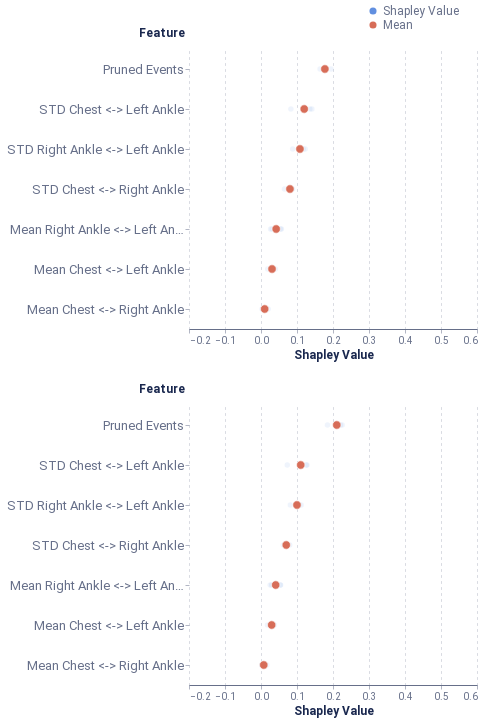

Write notebook code for a chart like this one.
### Markdown cell above
##### Global feature-level

### Code cell
feature_dict = {'path': 'outputs/feature_all_tf.csv', 'rs': 42, 'nsamples': 32000, 'feature_names': model_features, 'plot_features': plot_feats, }
feat_data = feat_explain_all(f, pos_dataset, feature_dict, prun_indexes, average_event, model_features, schema, sequence_id_feat, time_feat)
feat_global_plot = plot_global_feat(feat_data, **feature_dict)
feat_global_plot

### Figure 1 — Vega-Lite specification as saved in the notebook (floating-point values rounded to 4 significant figures)
{"config": {"axis": {"domain": true, "domainColor": "#666F89", "grid": false, "gridCap": "round", "gridColor": "#B3B7C4", "gridDash": [2, 4], "gridWidth": 0.5, "labelColor": "#666F89", "labelFont": "Roboto, Arial, sans-serif", "labelPadding": 2, "tickColor": "#666F89", "tickOpacity": 0.5, "tickSize": 4, "titleColor": "#19274E", "titleFont": "Roboto, Arial, sans-serif", "titleFontSize": 12}, "axisBand": {"domain": true, "labelPadding": 4, "ticks": false}, "axisY": {"domain": false, "titleAlign": "left", "titleAngle": 0, "titleX": -20, "titleY": -10}, "legend": {"labelColor": "#666F89", "labelFont": "Roboto, Arial, sans-serif", "labelFontSize": 12, "symbolSize": 40, "titleColor": "#19274E", "titleFont": "Roboto, Arial, sans-serif", "titleFontSize": 12, "titlePadding": 4}, "arc": {"stroke": "#FFFFFF", "strokeWidth": 1}, "bar": {"fill": "#2770EB", "stroke": null}, "line": {"stroke": "#2770EB", "strokeWidth": 2}, "path": {"stroke": "#2770EB", "strokeWidth": 0.5}, "point": {"fill": "#2770EB", "shape": "circle", "filled": true}, "rect": {"fill": "#2770EB"}, "rule": {"stroke": "#666F89"}, "shape": {"stroke": "#2770EB"}, "text": {"color": "#19274E", "font": "Roboto, Arial, sans-serif", "fontSize": 12}, "range": {"category": ["#2770EB", "#77B98A", "#DA5252", "#FFC400", "#A87AEA", "#00A39E", "#19274E"], "diverging": ["#006360", "#2BB3AE", "#96D9D7", "#FFFFFF", "#EDAAAA", "#DA5252", "#811D1D"], "heatmap": ["#18448F", "#1B4EA5", "#2770EB", "#4C88EE", "#82ACF3", "#A6C4F7", "#E9F1FD"], "ramp": ["#18448F", "#1B4EA5", "#2770EB", "#4C88EE", "#82ACF3", "#A6C4F7", "#E9F1FD"]}, "background": "#FFFFFF", "group": {"fill": "#FFFFFF"}, "header": {"labelColor": "#19274E", "labelFont": "Roboto, Arial, sans-serif", "labelFontSize": 12, "titleColor": "#19274E", "titleFont": "Roboto, Arial, sans-serif", "titleFontSize": 16}, "title": {"anchor": "start", "color": "#19274E", "font": "Roboto, Arial, sans-serif", "fontSize": 20, "fontWeight": "bold", "offset": 20, "subtitleColor": "#19274E", "subtitleFontSize": 16}, "view": {"continuousHeight": 300, "continuousWidth": 400, "stroke": "transparent"}}, "vconcat": [{"mark": {"type": "point", "stroke": "white", "strokeWidth": 0.6}, "encoding": {"color": {"type": "nominal", "field": "type", "legend": {"fillColor": "white", "orient": "bottom-right", "symbolSize": 50, "symbolStrokeWidth": 0, "title": null}, "scale": {"domain": ["Shapley Value", "Mean"], "range": ["#618FE0", "#d76d58"]}}, "opacity": {"condition": {"value": 1.0, "test": "(datum.type === 'Mean')"}, "value": 0.1}, "size": {"condition": {"value": 70, "test": "(datum.type === 'Mean')"}, "value": 30}, "x": {"type": "quantitative", "axis": {"grid": true, "title": "Shapley Value"}, "field": "Shapley Value", "scale": {"domain": [-0.2, 0.6]}}, "y": {"type": "ordinal", "axis": {"labelFontSize": 13, "titleX": -51}, "field": "Feature", "sort": ["Pruned Events", "STD Chest <-> Left Ankle", "STD Right Ankle <-> Left Ankle", "STD Chest <-> Right Ankle", "Mean Right Ankle <-> Left Ankle", "Mean Chest <-> Left Ankle", "Mean Chest <-> Right Ankle"]}}, "height": 280, "width": 288}, {"data": {"name": "data-ffb359e99e308eb583e9ddf9841df0b9"}, "mark": {"type": "point", "stroke": "white", "strokeWidth": 0.6}, "encoding": {"color": {"type": "nominal", "field": "type", "legend": {"fillColor": "white", "orient": "bottom-right", "symbolSize": 50, "symbolStrokeWidth": 0, "title": null}, "scale": {"domain": ["Shapley Value", "Mean"], "range": ["#618FE0", "#d76d58"]}}, "opacity": {"condition": {"value": 1.0, "test": "(datum.type === 'Mean')"}, "value": 0.1}, "size": {"condition": {"value": 70, "test": "(datum.type === 'Mean')"}, "value": 30}, "x": {"type": "quantitative", "axis": {"grid": true, "title": "Shapley Value"}, "field": "Shapley Value", "scale": {"domain": [-0.2, 0.6]}}, "y": {"type": "ordinal", "axis": {"labelFontSize": 13, "titleX": -51}, "field": "Feature", "sort": ["Pruned Events", "STD Chest <-> Left Ankle", "STD Right Ankle <-> Left Ankle", "STD Chest <-> Right Ankle", "Mean Right Ankle <-> Left Ankle", "Mean Chest <-> Left Ankle", "Mean Chest <-> Right Ankle"]}}, "height": 280, "width": 288}], "data": {"name": "data-17ef8e5f96775d64b878c202f4d5caf9"}, "$schema": "https://vega.github.io/schema/vega-lite/v4.8.1.json", "datasets": {"data-17ef8e5f96775d64b878c202f4d5caf9": [{"Shapley Value": 0.01335, "Feature": "Mean Chest <-> Right Ankle", "type": "Shapley Value"}, {"Shapley Value": 0.08763, "Feature": "STD Chest <-> Right Ankle", "type": "Shapley Value"}, {"Shapley Value": 0.0293, "Feature": "Mean Chest <-> Left Ankle", "type": "Shapley Value"}, {"Shapley Value": 0.1414, "Feature": "STD Chest <-> Left Ankle", "type": "Shapley Value"}, {"Shapley Value": 0.02664, "Feature": "Mean Right Ankle <-> Left Ankle", "type": "Shapley Value"}, {"Shapley Value": 0.08791, "Feature": "STD Right Ankle <-> Left Ankle", "type": "Shapley Value"}, {"Shapley Value": 0.1761, "Feature": "Pruned Events", "type": "Shapley Value"}, {"Shapley Value": 0.01998, "Feature": "Mean Chest <-> Right Ankle", "type": "Shapley Value"}, {"Shapley Value": 0.08658, "Feature": "STD Chest <-> Right Ankle", "type": "Shapley Value"}, {"Shapley Value": 0.01849, "Feature": "Mean Chest <-> Left Ankle", "type": "Shapley Value"}, {"Shapley Value": 0.1199, "Feature": "STD Chest <-> Left Ankle", "type": "Shapley Value"}, {"Shapley Value": 0.05673, "Feature": "Mean Right Ankle <-> Left Ankle", "type": "Shapley Value"}, {"Shapley Value": 0.1174, "Feature": "STD Right Ankle <-> Left Ankle", "type": "Shapley Value"}, {"Shapley Value": 0.1944, "Feature": "Pruned Events", "type": "Shapley Value"}, {"Shapley Value": 0.0031, "Feature": "Mean Chest <-> Right Ankle", "type": "Shapley Value"}, {"Shapley Value": 0.06514, "Feature": "STD Chest <-> Right Ankle", "type": "Shapley Value"}, {"Shapley Value": 0.03997, "Feature": "Mean Chest <-> Left Ankle", "type": "Shapley Value"}, {"Shapley Value": 0.1359, "Feature": "STD Chest <-> Left Ankle", "type": "Shapley Value"}, {"Shapley Value": 0.05434, "Feature": "Mean Right Ankle <-> Left Ankle", "type": "Shapley Value"}, {"Shapley Value": 0.1048, "Feature": "STD Right Ankle <-> Left Ankle", "type": "Shapley Value"}, {"Shapley Value": 0.1641, "Feature": "Pruned Events", "type": "Shapley Value"}, {"Shapley Value": 0.004526, "Feature": "Mean Chest <-> Right Ankle", "type": "Shapley Value"}, {"Shapley Value": 0.08243, "Feature": "STD Chest <-> Right Ankle", "type": "Shapley Value"}, {"Shapley Value": 0.03478, "Feature": "Mean Chest <-> Left Ankle", "type": "Shapley Value"}, {"Shapley Value": 0.08301, "Feature": "STD Chest <-> Left Ankle", "type": "Shapley Value"}, {"Shapley Value": 0.03089, "Feature": "Mean Right Ankle <-> Left Ankle", "type": "Shapley Value"}, {"Shapley Value": 0.1228, "Feature": "STD Right Ankle <-> Left Ankle", "type": "Shapley Value"}, {"Shapley Value": 0.1753, "Feature": "Pruned Events", "type": "Shapley Value"}, {"Shapley Value": 0.1775, "Feature": "Pruned Events", "type": "Mean"}, {"Shapley Value": 0.01024, "Feature": "Mean Chest <-> Right Ankle", "type": "Mean"}, {"Shapley Value": 0.03064, "Feature": "Mean Chest <-> Left Ankle", "type": "Mean"}, {"Shapley Value": 0.04215, "Feature": "Mean Right Ankle <-> Left Ankle", "type": "Mean"}, {"Shapley Value": 0.08044, "Feature": "STD Chest <-> Right Ankle", "type": "Mean"}, {"Shapley Value": 0.12, "Feature": "STD Chest <-> Left Ankle", "type": "Mean"}, {"Shapley Value": 0.1082, "Feature": "STD Right Ankle <-> Left Ankle", "type": "Mean"}], "data-ffb359e99e308eb583e9ddf9841df0b9": [{"Shapley Value": 0.01024, "Feature": "Mean Chest <-> Right Ankle", "type": "Shapley Value"}, {"Shapley Value": 0.07983, "Feature": "STD Chest <-> Right Ankle", "type": "Shapley Value"}, {"Shapley Value": 0.02837, "Feature": "Mean Chest <-> Left Ankle", "type": "Shapley Value"}, {"Shapley Value": 0.1258, "Feature": "STD Chest <-> Left Ankle", "type": "Shapley Value"}, {"Shapley Value": 0.02554, "Feature": "Mean Right Ankle <-> Left Ankle", "type": "Shapley Value"}, {"Shapley Value": 0.08139, "Feature": "STD Right Ankle <-> Left Ankle", "type": "Shapley Value"}, {"Shapley Value": 0.2112, "Feature": "Pruned Events", "type": "Shapley Value"}, {"Shapley Value": 0.0163, "Feature": "Mean Chest <-> Right Ankle", "type": "Shapley Value"}, {"Shapley Value": 0.07243, "Feature": "STD Chest <-> Right Ankle", "type": "Shapley Value"}, {"Shapley Value": 0.01805, "Feature": "Mean Chest <-> Left Ankle", "type": "Shapley Value"}, {"Shapley Value": 0.1151, "Feature": "STD Chest <-> Left Ankle", "type": "Shapley Value"}, {"Shapley Value": 0.05462, "Feature": "Mean Right Ankle <-> Left Ankle", "type": "Shapley Value"}, {"Shapley Value": 0.1115, "Feature": "STD Right Ankle <-> Left Ankle", "type": "Shapley Value"}, {"Shapley Value": 0.2254, "Feature": "Pruned Events", "type": "Shapley Value"}, {"Shapley Value": 0.001937, "Feature": "Mean Chest <-> Right Ankle", "type": "Shapley Value"}, {"Shapley Value": 0.06212, "Feature": "STD Chest <-> Right Ankle", "type": "Shapley Value"}, {"Shapley Value": 0.0373, "Feature": "Mean Chest <-> Left Ankle", "type": "Shapley Value"}, {"Shapley Value": 0.1278, "Feature": "STD Chest <-> Left Ankle", "type": "Shapley Value"}, {"Shapley Value": 0.05345, "Feature": "Mean Right Ankle <-> Left Ankle", "type": "Shapley Value"}, {"Shapley Value": 0.1001, "Feature": "STD Right Ankle <-> Left Ankle", "type": "Shapley Value"}, {"Shapley Value": 0.1846, "Feature": "Pruned Events", "type": "Shapley Value"}, {"Shapley Value": 0.002398, "Feature": "Mean Chest <-> Right Ankle", "type": "Shapley Value"}, {"Shapley Value": 0.0663, "Feature": "STD Chest <-> Right Ankle", "type": "Shapley Value"}, {"Shapley Value": 0.03479, "Feature": "Mean Chest <-> Left Ankle", "type": "Shapley Value"}, {"Shapley Value": 0.07298, "Feature": "STD Chest <-> Left Ankle", "type": "Shapley Value"}, {"Shapley Value": 0.02968, "Feature": "Mean Right Ankle <-> Left Ankle", "type": "Shapley Value"}, {"Shapley Value": 0.1067, "Feature": "STD Right Ankle <-> Left Ankle", "type": "Shapley Value"}, {"Shapley Value": 0.2209, "Feature": "Pruned Events", "type": "Shapley Value"}, {"Shapley Value": 0.2105, "Feature": "Pruned Events", "type": "Mean"}, {"Shapley Value": 0.00772, "Feature": "Mean Chest <-> Right Ankle", "type": "Mean"}, {"Shapley Value": 0.02963, "Feature": "Mean Chest <-> Left Ankle", "type": "Mean"}, {"Shapley Value": 0.04082, "Feature": "Mean Right Ankle <-> Left Ankle", "type": "Mean"}, {"Shapley Value": 0.07017, "Feature": "STD Chest <-> Right Ankle", "type": "Mean"}, {"Shapley Value": 0.1104, "Feature": "STD Chest <-> Left Ankle", "type": "Mean"}, {"Shapley Value": 0.09993, "Feature": "STD Right Ankle <-> Left Ankle", "type": "Mean"}]}}
